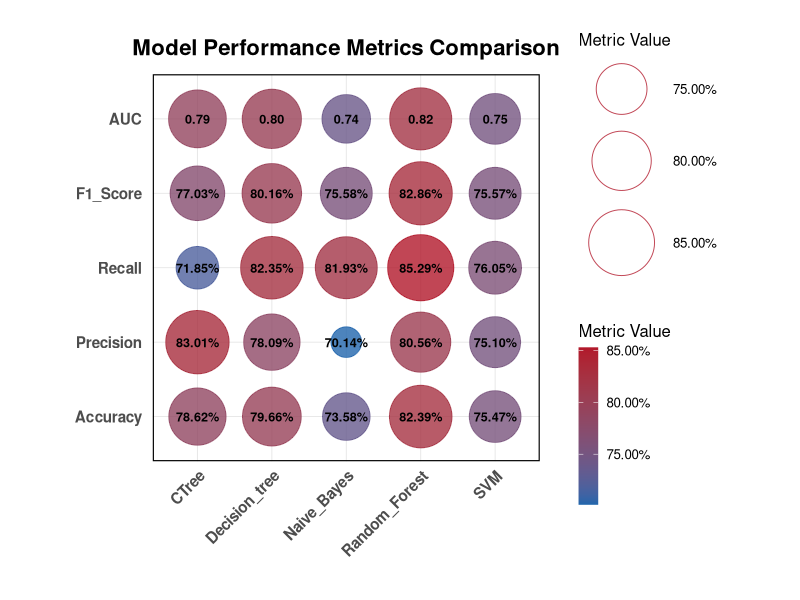

Write R code to recreate this figure.
# 加载必要的包
library(ggplot2)
library(tidyr)
library(dplyr)
library(scales)

# 数据预处理 --------------------------------------------------------------
# 读取原始数据
raw_data <- read.delim("combined_metrics.txt", check.names = FALSE)

# 数据清洗转换
processed_data <- raw_data %>%
  mutate(
    across(
      c(Accuracy, Precision, Recall, F1_Score),
      ~ as.numeric(sub("%", "", .)) / 100  # 保持原始精度转换百分比
    )
  ) %>%
  pivot_longer(
    cols = -Model,
    names_to = "Metric",
    values_to = "Value"
  ) %>%
  mutate(
    Metric = factor(
      Metric,
      levels = c("Accuracy", "Precision", "Recall", "F1_Score", "AUC")
    )
  )

# 可视化配置 --------------------------------------------------------------
# 颜色梯度配置
color_gradient <- scale_color_gradient(
  low = "#2166AC",
  high = "#B2182B",
  labels = percent_format(accuracy = 0.01),
  guide = guide_colorbar(
    order = 2,
    barwidth = unit(0.5, "cm"),
    barheight = unit(4, "cm"))
)

# 尺寸标度配置
size_scale <- scale_size_continuous(
  range = c(10, 22),
  breaks = seq(0.7, 1, 0.05),
  labels = percent_format(accuracy = 0.01),
  guide = guide_legend(
    order = 1,
    override.aes = list(color = "#B2182B"))
)

# 构建图形对象 ------------------------------------------------------------
performance_plot <- ggplot(
  processed_data,
  aes(x = Model, y = Metric)
) +
  # 几何对象层
  geom_point(
    aes(size = Value, color = Value, fill = Value),  # 添加 fill 映射
    alpha = 0.8,
    shape = 21,
    stroke = 0.5
  ) +
  geom_text(
    aes(label = ifelse(
      Metric == "AUC",
      sprintf("%.2f", Value),
      sprintf("%.2f%%", Value * 100)
    )),
    color = "black",
    size = 3.2,
    fontface = "bold"
  ) +
  # 标度配置
  scale_fill_gradient(  # 添加 fill 的颜色梯度
    low = "#2166AC",
    high = "#B2182B",
    labels = percent_format(accuracy = 0.01),
    guide = guide_colorbar(
      order = 2,
      barwidth = unit(0.5, "cm"),
      barheight = unit(4, "cm")
    )
  ) +
  scale_color_gradient(  # 确保 color 也有正确的梯度
    low = "#2166AC",
    high = "#B2182B",
    labels = percent_format(accuracy = 0.01),
    guide = guide_colorbar(
      order = 2,
      barwidth = unit(0.5, "cm"),
      barheight = unit(4, "cm")
    )
  ) +
  size_scale +
  
  # 坐标系统
  coord_fixed(ratio = 1.2) +  # 关键参数调整
  
  # 主题配置
  theme_minimal(base_size = 12) +
  theme(
    plot.title = element_text(
      hjust = 0.5,
      size = 16,
      face = "bold",
      margin = margin(b = 10)
    ),
    axis.title = element_blank(),
    axis.text.x = element_text(
      angle = 45,
      hjust = 1,
      vjust = 1,
      face = "bold",
      size = 11
    ),
    axis.text.y = element_text(
      face = "bold",
      size = 11,
      margin = margin(r = 5)
    ),
    panel.grid.major = element_line(
      color = "grey90",
      linewidth = 0.3
    ),
    panel.border = element_rect(
      fill = NA,
      color = "black",
      linewidth = 0.8
    ),
    legend.spacing = unit(0.5, "cm"),
    legend.box.margin = margin(l = 10),
    plot.margin = margin(1, 1, 1, 1, "cm"),
    aspect.ratio = 1  # 强制1:1宽高比
  ) +
  
  # 标签配置
  labs(
    title = "Model Performance Metrics Comparison",
    size = "Metric Value",
    color = "Metric Value",
    fill = "Metric Value"  # 添加 fill 的标签
  )

# 图形输出 ----------------------------------------------------------------
ggsave(
  filename = "model_performance_square.pdf",
  plot = performance_plot,
  width = 8,  # A4纸宽度（英寸）
  height = 8, # 保持正方形比例

)